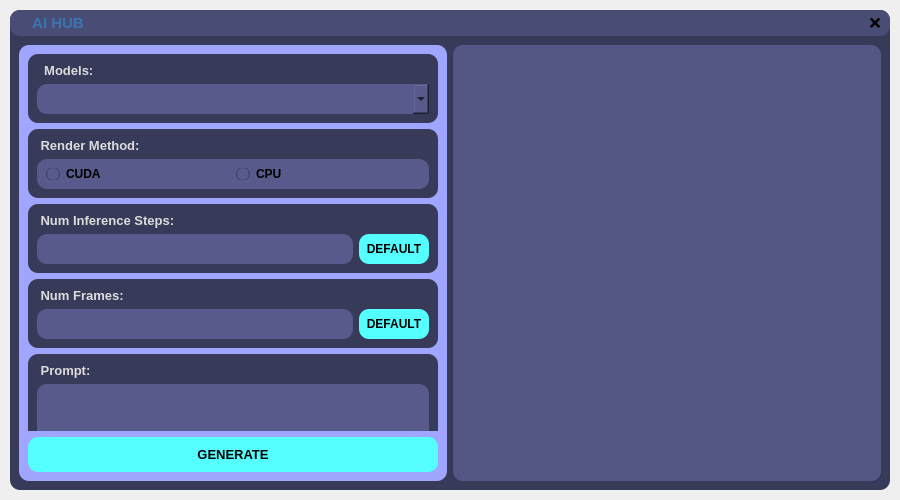
<?xml version="1.0" encoding="UTF-8"?>
<ui version="4.0">
 <class>MainWindow</class>
 <widget class="QMainWindow" name="MainWindow">
  <property name="geometry">
   <rect>
    <x>0</x>
    <y>0</y>
    <width>900</width>
    <height>500</height>
   </rect>
  </property>
  <property name="minimumSize">
   <size>
    <width>900</width>
    <height>500</height>
   </size>
  </property>
  <property name="maximumSize">
   <size>
    <width>900</width>
    <height>500</height>
   </size>
  </property>
  <property name="windowTitle">
   <string>MainWindow</string>
  </property>
  <property name="toolButtonStyle">
   <enum>Qt::ToolButtonIconOnly</enum>
  </property>
  <widget class="QWidget" name="centralwidget">
   <property name="minimumSize">
    <size>
     <width>900</width>
     <height>500</height>
    </size>
   </property>
   <property name="maximumSize">
    <size>
     <width>900</width>
     <height>500</height>
    </size>
   </property>
   <layout class="QGridLayout" name="gridLayout">
    <property name="leftMargin">
     <number>10</number>
    </property>
    <property name="topMargin">
     <number>10</number>
    </property>
    <property name="rightMargin">
     <number>10</number>
    </property>
    <property name="bottomMargin">
     <number>10</number>
    </property>
    <property name="spacing">
     <number>6</number>
    </property>
    <item row="0" column="0">
     <widget class="QFrame" name="frame">
      <property name="styleSheet">
       <string notr="true">QFrame{
	background-color: rgb(56, 58, 89);
	color: rgb(220, 220, 220);
	border-radius: 10px;
}</string>
      </property>
      <property name="frameShape">
       <enum>QFrame::StyledPanel</enum>
      </property>
      <property name="frameShadow">
       <enum>QFrame::Raised</enum>
      </property>
      <layout class="QGridLayout" name="gridLayout_2">
       <property name="leftMargin">
        <number>0</number>
       </property>
       <property name="topMargin">
        <number>0</number>
       </property>
       <property name="rightMargin">
        <number>0</number>
       </property>
       <property name="bottomMargin">
        <number>0</number>
       </property>
       <property name="spacing">
        <number>0</number>
       </property>
       <item row="1" column="0">
        <widget class="QWidget" name="widget" native="true">
         <property name="styleSheet">
          <string notr="true"/>
         </property>
         <layout class="QGridLayout" name="gridLayout_3">
          <item row="0" column="0">
           <widget class="QFrame" name="frame_2">
            <property name="styleSheet">
             <string notr="true">background-color: rgb(160, 166, 255);
border-radius: 10px;</string>
            </property>
            <property name="frameShape">
             <enum>QFrame::StyledPanel</enum>
            </property>
            <property name="frameShadow">
             <enum>QFrame::Raised</enum>
            </property>
            <layout class="QGridLayout" name="gridLayout_5">
             <item row="0" column="0">
              <widget class="QScrollArea" name="scrollArea">
               <property name="sizePolicy">
                <sizepolicy hsizetype="Preferred" vsizetype="Expanding">
                 <horstretch>0</horstretch>
                 <verstretch>0</verstretch>
                </sizepolicy>
               </property>
               <property name="verticalScrollBarPolicy">
                <enum>Qt::ScrollBarAlwaysOff</enum>
               </property>
               <property name="widgetResizable">
                <bool>true</bool>
               </property>
               <widget class="QWidget" name="scrollAreaWidgetContents">
                <property name="geometry">
                 <rect>
                  <x>0</x>
                  <y>0</y>
                  <width>410</width>
                  <height>502</height>
                 </rect>
                </property>
                <layout class="QGridLayout" name="gridLayout_7">
                 <property name="leftMargin">
                  <number>0</number>
                 </property>
                 <property name="topMargin">
                  <number>0</number>
                 </property>
                 <property name="rightMargin">
                  <number>0</number>
                 </property>
                 <property name="bottomMargin">
                  <number>0</number>
                 </property>
                 <property name="horizontalSpacing">
                  <number>0</number>
                 </property>
                 <item row="4" column="0">
                  <widget class="QFrame" name="frame_9">
                   <property name="minimumSize">
                    <size>
                     <width>0</width>
                     <height>190</height>
                    </size>
                   </property>
                   <property name="maximumSize">
                    <size>
                     <width>16777215</width>
                     <height>190</height>
                    </size>
                   </property>
                   <property name="styleSheet">
                    <string notr="true">background-color: rgb(56, 58, 89);</string>
                   </property>
                   <property name="frameShape">
                    <enum>QFrame::StyledPanel</enum>
                   </property>
                   <property name="frameShadow">
                    <enum>QFrame::Raised</enum>
                   </property>
                   <layout class="QGridLayout" name="gridLayout_11">
                    <item row="1" column="0" colspan="2">
                     <widget class="QLabel" name="label_5">
                      <property name="maximumSize">
                       <size>
                        <width>16777215</width>
                        <height>20</height>
                       </size>
                      </property>
                      <property name="font">
                       <font>
                        <pointsize>10</pointsize>
                        <bold>true</bold>
                       </font>
                      </property>
                      <property name="text">
                       <string> Prompt:</string>
                      </property>
                     </widget>
                    </item>
                    <item row="2" column="0" colspan="3">
                     <widget class="QFrame" name="frame_10">
                      <property name="minimumSize">
                       <size>
                        <width>0</width>
                        <height>30</height>
                       </size>
                      </property>
                      <property name="styleSheet">
                       <string notr="true">background-color: rgb(87, 90, 138);</string>
                      </property>
                      <property name="frameShape">
                       <enum>QFrame::StyledPanel</enum>
                      </property>
                      <property name="frameShadow">
                       <enum>QFrame::Raised</enum>
                      </property>
                      <layout class="QGridLayout" name="gridLayout_12">
                       <item row="0" column="0">
                        <widget class="QTextEdit" name="prompt">
                         <property name="maximumSize">
                          <size>
                           <width>16777215</width>
                           <height>16777215</height>
                          </size>
                         </property>
                         <property name="verticalScrollBarPolicy">
                          <enum>Qt::ScrollBarAlwaysOff</enum>
                         </property>
                         <property name="horizontalScrollBarPolicy">
                          <enum>Qt::ScrollBarAlwaysOff</enum>
                         </property>
                        </widget>
                       </item>
                      </layout>
                     </widget>
                    </item>
                   </layout>
                  </widget>
                 </item>
                 <item row="3" column="0">
                  <widget class="QFrame" name="frame_12">
                   <property name="maximumSize">
                    <size>
                     <width>16777215</width>
                     <height>80</height>
                    </size>
                   </property>
                   <property name="styleSheet">
                    <string notr="true">background-color: rgb(56, 58, 89);</string>
                   </property>
                   <property name="frameShape">
                    <enum>QFrame::StyledPanel</enum>
                   </property>
                   <property name="frameShadow">
                    <enum>QFrame::Raised</enum>
                   </property>
                   <layout class="QGridLayout" name="gridLayout_15">
                    <item row="1" column="0">
                     <widget class="QFrame" name="frame_13">
                      <property name="minimumSize">
                       <size>
                        <width>0</width>
                        <height>30</height>
                       </size>
                      </property>
                      <property name="styleSheet">
                       <string notr="true">background-color: rgb(87, 90, 138);</string>
                      </property>
                      <property name="frameShape">
                       <enum>QFrame::StyledPanel</enum>
                      </property>
                      <property name="frameShadow">
                       <enum>QFrame::Raised</enum>
                      </property>
                      <layout class="QGridLayout" name="gridLayout_16">
                       <property name="leftMargin">
                        <number>4</number>
                       </property>
                       <property name="topMargin">
                        <number>4</number>
                       </property>
                       <property name="rightMargin">
                        <number>4</number>
                       </property>
                       <property name="bottomMargin">
                        <number>4</number>
                       </property>
                       <item row="0" column="0">
                        <widget class="QLineEdit" name="num_frames">
                         <property name="text">
                          <string/>
                         </property>
                        </widget>
                       </item>
                      </layout>
                     </widget>
                    </item>
                    <item row="1" column="1">
                     <widget class="QPushButton" name="set_defautl2">
                      <property name="minimumSize">
                       <size>
                        <width>70</width>
                        <height>0</height>
                       </size>
                      </property>
                      <property name="maximumSize">
                       <size>
                        <width>70</width>
                        <height>30</height>
                       </size>
                      </property>
                      <property name="font">
                       <font>
                        <bold>true</bold>
                       </font>
                      </property>
                      <property name="cursor">
                       <cursorShape>PointingHandCursor</cursorShape>
                      </property>
                      <property name="styleSheet">
                       <string notr="true">background-color: rgb(85, 255, 255);</string>
                      </property>
                      <property name="text">
                       <string>DEFAULT</string>
                      </property>
                     </widget>
                    </item>
                    <item row="0" column="0" colspan="2">
                     <widget class="QLabel" name="label_6">
                      <property name="font">
                       <font>
                        <pointsize>10</pointsize>
                        <bold>true</bold>
                       </font>
                      </property>
                      <property name="text">
                       <string> Num Frames:</string>
                      </property>
                     </widget>
                    </item>
                   </layout>
                  </widget>
                 </item>
                 <item row="0" column="0">
                  <widget class="QFrame" name="frame_5">
                   <property name="maximumSize">
                    <size>
                     <width>16777215</width>
                     <height>80</height>
                    </size>
                   </property>
                   <property name="styleSheet">
                    <string notr="true">background-color: rgb(56, 58, 89);</string>
                   </property>
                   <property name="frameShape">
                    <enum>QFrame::StyledPanel</enum>
                   </property>
                   <property name="frameShadow">
                    <enum>QFrame::Raised</enum>
                   </property>
                   <layout class="QGridLayout" name="gridLayout_8">
                    <property name="horizontalSpacing">
                     <number>0</number>
                    </property>
                    <property name="verticalSpacing">
                     <number>6</number>
                    </property>
                    <item row="0" column="0">
                     <widget class="QLabel" name="label_3">
                      <property name="font">
                       <font>
                        <pointsize>10</pointsize>
                        <bold>true</bold>
                       </font>
                      </property>
                      <property name="text">
                       <string>  Models:</string>
                      </property>
                     </widget>
                    </item>
                    <item row="1" column="0" colspan="2">
                     <widget class="QComboBox" name="models">
                      <property name="minimumSize">
                       <size>
                        <width>0</width>
                        <height>30</height>
                       </size>
                      </property>
                      <property name="cursor">
                       <cursorShape>PointingHandCursor</cursorShape>
                      </property>
                      <property name="styleSheet">
                       <string notr="true">background-color: rgb(87, 90, 138);</string>
                      </property>
                      <property name="insertPolicy">
                       <enum>QComboBox::InsertAtCurrent</enum>
                      </property>
                      <property name="sizeAdjustPolicy">
                       <enum>QComboBox::AdjustToContentsOnFirstShow</enum>
                      </property>
                     </widget>
                    </item>
                   </layout>
                  </widget>
                 </item>
                 <item row="2" column="0">
                  <widget class="QFrame" name="frame_6">
                   <property name="maximumSize">
                    <size>
                     <width>16777215</width>
                     <height>80</height>
                    </size>
                   </property>
                   <property name="styleSheet">
                    <string notr="true">background-color: rgb(56, 58, 89);</string>
                   </property>
                   <property name="frameShape">
                    <enum>QFrame::StyledPanel</enum>
                   </property>
                   <property name="frameShadow">
                    <enum>QFrame::Raised</enum>
                   </property>
                   <layout class="QGridLayout" name="gridLayout_13">
                    <item row="2" column="1">
                     <widget class="QPushButton" name="set_default1">
                      <property name="minimumSize">
                       <size>
                        <width>70</width>
                        <height>0</height>
                       </size>
                      </property>
                      <property name="maximumSize">
                       <size>
                        <width>70</width>
                        <height>30</height>
                       </size>
                      </property>
                      <property name="font">
                       <font>
                        <bold>true</bold>
                       </font>
                      </property>
                      <property name="cursor">
                       <cursorShape>PointingHandCursor</cursorShape>
                      </property>
                      <property name="styleSheet">
                       <string notr="true">background-color: rgb(85, 255, 255);</string>
                      </property>
                      <property name="text">
                       <string>DEFAULT</string>
                      </property>
                     </widget>
                    </item>
                    <item row="0" column="0" colspan="2">
                     <widget class="QLabel" name="label_2">
                      <property name="font">
                       <font>
                        <pointsize>10</pointsize>
                        <bold>true</bold>
                       </font>
                      </property>
                      <property name="text">
                       <string> Num Inference Steps:</string>
                      </property>
                     </widget>
                    </item>
                    <item row="2" column="0">
                     <widget class="QFrame" name="frame_11">
                      <property name="minimumSize">
                       <size>
                        <width>0</width>
                        <height>30</height>
                       </size>
                      </property>
                      <property name="styleSheet">
                       <string notr="true">background-color: rgb(87, 90, 138);</string>
                      </property>
                      <property name="frameShape">
                       <enum>QFrame::StyledPanel</enum>
                      </property>
                      <property name="frameShadow">
                       <enum>QFrame::Raised</enum>
                      </property>
                      <layout class="QGridLayout" name="gridLayout_14">
                       <property name="leftMargin">
                        <number>4</number>
                       </property>
                       <property name="topMargin">
                        <number>4</number>
                       </property>
                       <property name="rightMargin">
                        <number>4</number>
                       </property>
                       <property name="bottomMargin">
                        <number>4</number>
                       </property>
                       <item row="0" column="0">
                        <widget class="QLineEdit" name="num_inference_steps">
                         <property name="text">
                          <string/>
                         </property>
                        </widget>
                       </item>
                      </layout>
                     </widget>
                    </item>
                   </layout>
                  </widget>
                 </item>
                 <item row="1" column="0">
                  <widget class="QFrame" name="frame_7">
                   <property name="maximumSize">
                    <size>
                     <width>16777215</width>
                     <height>80</height>
                    </size>
                   </property>
                   <property name="styleSheet">
                    <string notr="true">background-color: rgb(56, 58, 89);</string>
                   </property>
                   <property name="frameShape">
                    <enum>QFrame::StyledPanel</enum>
                   </property>
                   <property name="frameShadow">
                    <enum>QFrame::Raised</enum>
                   </property>
                   <layout class="QGridLayout" name="gridLayout_9">
                    <item row="1" column="0" colspan="3">
                     <widget class="QFrame" name="frame_8">
                      <property name="minimumSize">
                       <size>
                        <width>0</width>
                        <height>30</height>
                       </size>
                      </property>
                      <property name="styleSheet">
                       <string notr="true">background-color: rgb(87, 90, 138);</string>
                      </property>
                      <property name="frameShape">
                       <enum>QFrame::StyledPanel</enum>
                      </property>
                      <property name="frameShadow">
                       <enum>QFrame::Raised</enum>
                      </property>
                      <layout class="QGridLayout" name="gridLayout_10">
                       <item row="0" column="0">
                        <widget class="QRadioButton" name="cuda">
                         <property name="font">
                          <font>
                           <bold>true</bold>
                          </font>
                         </property>
                         <property name="cursor">
                          <cursorShape>PointingHandCursor</cursorShape>
                         </property>
                         <property name="text">
                          <string>CUDA</string>
                         </property>
                        </widget>
                       </item>
                       <item row="0" column="1">
                        <widget class="QRadioButton" name="cpu">
                         <property name="font">
                          <font>
                           <bold>true</bold>
                          </font>
                         </property>
                         <property name="cursor">
                          <cursorShape>PointingHandCursor</cursorShape>
                         </property>
                         <property name="text">
                          <string>CPU</string>
                         </property>
                        </widget>
                       </item>
                      </layout>
                     </widget>
                    </item>
                    <item row="0" column="0" colspan="2">
                     <widget class="QLabel" name="label_4">
                      <property name="font">
                       <font>
                        <pointsize>10</pointsize>
                        <bold>true</bold>
                       </font>
                      </property>
                      <property name="text">
                       <string> Render Method:</string>
                      </property>
                     </widget>
                    </item>
                   </layout>
                  </widget>
                 </item>
                </layout>
               </widget>
              </widget>
             </item>
             <item row="1" column="0">
              <widget class="QPushButton" name="generate">
               <property name="sizePolicy">
                <sizepolicy hsizetype="Minimum" vsizetype="Preferred">
                 <horstretch>0</horstretch>
                 <verstretch>0</verstretch>
                </sizepolicy>
               </property>
               <property name="minimumSize">
                <size>
                 <width>0</width>
                 <height>35</height>
                </size>
               </property>
               <property name="font">
                <font>
                 <pointsize>10</pointsize>
                 <bold>true</bold>
                </font>
               </property>
               <property name="cursor">
                <cursorShape>PointingHandCursor</cursorShape>
               </property>
               <property name="styleSheet">
                <string notr="true">background-color: rgb(85, 255, 255);</string>
               </property>
               <property name="text">
                <string>GENERATE</string>
               </property>
              </widget>
             </item>
            </layout>
           </widget>
          </item>
          <item row="0" column="1">
           <widget class="QFrame" name="frame_4">
            <property name="styleSheet">
             <string notr="true">background-color: rgb(84, 87, 134);</string>
            </property>
            <property name="frameShape">
             <enum>QFrame::StyledPanel</enum>
            </property>
            <property name="frameShadow">
             <enum>QFrame::Raised</enum>
            </property>
            <layout class="QGridLayout" name="gridLayout_6">
             <item row="0" column="0">
              <widget class="QLabel" name="hasil">
               <property name="maximumSize">
                <size>
                 <width>408</width>
                 <height>408</height>
                </size>
               </property>
               <property name="text">
                <string/>
               </property>
               <property name="scaledContents">
                <bool>true</bool>
               </property>
              </widget>
             </item>
            </layout>
           </widget>
          </item>
         </layout>
        </widget>
       </item>
       <item row="0" column="0">
        <widget class="QFrame" name="frame_3">
         <property name="maximumSize">
          <size>
           <width>16777215</width>
           <height>40</height>
          </size>
         </property>
         <property name="styleSheet">
          <string notr="true">background-color: rgb(73, 76, 116);</string>
         </property>
         <property name="frameShape">
          <enum>QFrame::StyledPanel</enum>
         </property>
         <property name="frameShadow">
          <enum>QFrame::Raised</enum>
         </property>
         <layout class="QGridLayout" name="gridLayout_4">
          <property name="leftMargin">
           <number>9</number>
          </property>
          <property name="topMargin">
           <number>3</number>
          </property>
          <property name="rightMargin">
           <number>9</number>
          </property>
          <property name="bottomMargin">
           <number>3</number>
          </property>
          <item row="0" column="3">
           <widget class="QPushButton" name="pushButton">
            <property name="font">
             <font>
              <pointsize>11</pointsize>
              <bold>true</bold>
             </font>
            </property>
            <property name="cursor">
             <cursorShape>PointingHandCursor</cursorShape>
            </property>
            <property name="styleSheet">
             <string notr="true">border-radius: 10px</string>
            </property>
            <property name="text">
             <string>❌</string>
            </property>
           </widget>
          </item>
          <item row="0" column="0">
           <widget class="QLabel" name="label">
            <property name="maximumSize">
             <size>
              <width>30</width>
              <height>30</height>
             </size>
            </property>
            <property name="text">
             <string/>
            </property>
            <property name="pixmap">
             <pixmap resource="res/res.qrc">:/1/image/[removal.ai]_a84c2b95-b237-4c04-add0-3ab8754597be-aihub_PDDORY.png</pixmap>
            </property>
            <property name="scaledContents">
             <bool>true</bool>
            </property>
           </widget>
          </item>
          <item row="0" column="2">
           <spacer name="horizontalSpacer">
            <property name="orientation">
             <enum>Qt::Horizontal</enum>
            </property>
            <property name="sizeHint" stdset="0">
             <size>
              <width>738</width>
              <height>20</height>
             </size>
            </property>
           </spacer>
          </item>
          <item row="0" column="1">
           <widget class="QLabel" name="label_title">
            <property name="font">
             <font>
              <pointsize>11</pointsize>
              <bold>true</bold>
             </font>
            </property>
            <property name="styleSheet">
             <string notr="true">color: rgb(59, 117, 176)</string>
            </property>
            <property name="text">
             <string>AI HUB</string>
            </property>
            <property name="alignment">
             <set>Qt::AlignCenter</set>
            </property>
           </widget>
          </item>
         </layout>
        </widget>
       </item>
      </layout>
     </widget>
    </item>
   </layout>
  </widget>
 </widget>
 <resources>
  <include location="res/res.qrc"/>
  <include location="res/res.qrc"/>
 </resources>
 <connections/>
</ui>
